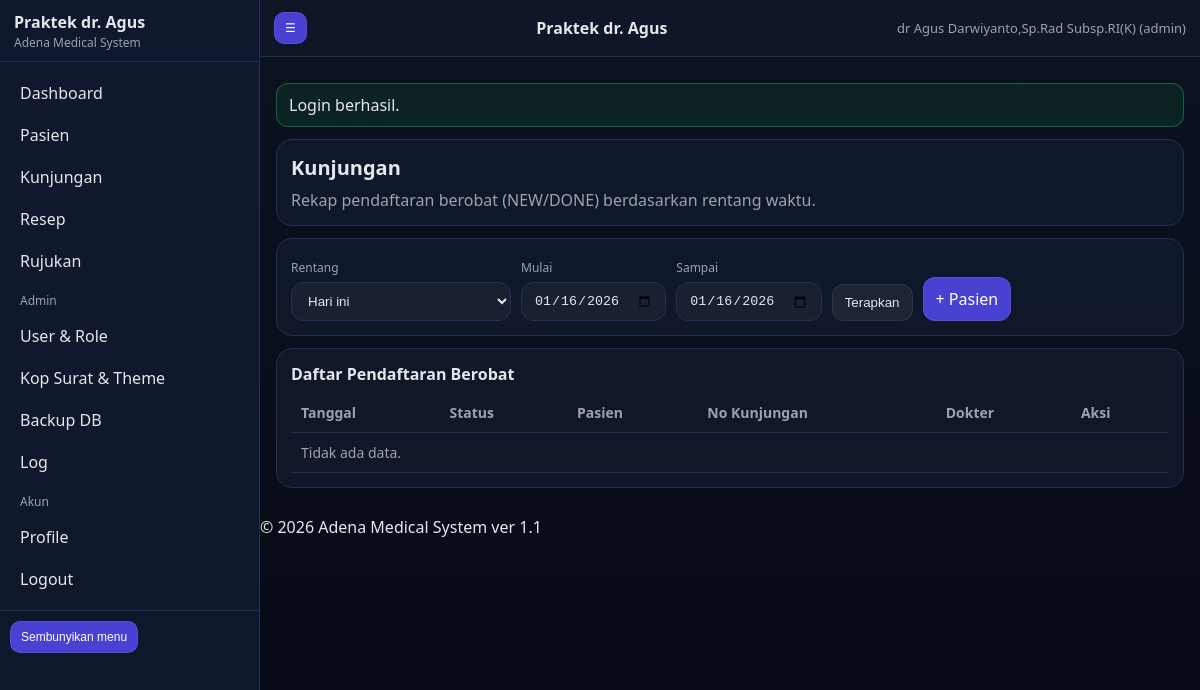
Before: /visits.php (signed in) with the older database file.
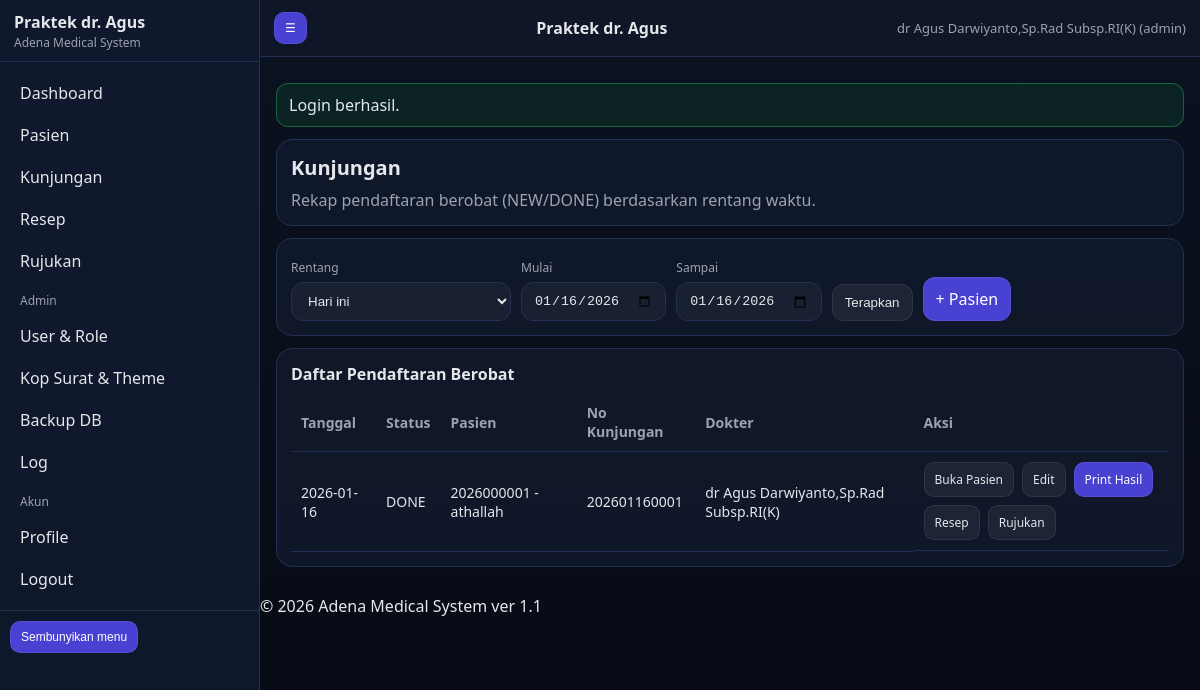
After: the same page with the newer database file.
### tables this page shows
CREATE TABLE `visit_queue` (
  `id` bigint(20) NOT NULL,
  `patient_id` bigint(20) NOT NULL,
  `queue_date` date NOT NULL,
  `status` varchar(10) NOT NULL DEFAULT 'new',
  `handled_visit_id` bigint(20) DEFAULT NULL,
  `created_by` bigint(20) DEFAULT NULL,
  `created_at` datetime NOT NULL,
  `updated_at` datetime DEFAULT NULL
);

CREATE TABLE `users` (
  `id` int(11) NOT NULL,
  `username` varchar(50) NOT NULL,
  `password_hash` varchar(255) NOT NULL,
  `role` enum('admin','dokter','perawat','sekretariat') NOT NULL DEFAULT 'dokter',
  `full_name` varchar(120) DEFAULT NULL,
  `sip` varchar(80) DEFAULT NULL,
  `phone` varchar(50) DEFAULT NULL,
  `email` varchar(120) DEFAULT NULL,
  `signature_path` varchar(255) DEFAULT NULL,
  `is_active` tinyint(1) NOT NULL DEFAULT 1,
  `created_at` datetime NOT NULL,
  `updated_at` datetime DEFAULT NULL
);

CREATE TABLE `patients` (
  `id` bigint(20) NOT NULL,
  `mrn` varchar(30) NOT NULL,
  `full_name` varchar(150) NOT NULL,
  `dob` date DEFAULT NULL,
  `gender` enum('L','P') NOT NULL,
  `address` varchar(255) DEFAULT NULL,
  `created_at` datetime NOT NULL
);

CREATE TABLE `visits` (
  `id` bigint(20) NOT NULL,
  `patient_id` bigint(20) NOT NULL,
  `visit_no` varchar(30) NOT NULL,
  `visit_date` datetime NOT NULL,
  `anamnesis` mediumtext DEFAULT NULL,
  `physical_exam` mediumtext DEFAULT NULL,
  `usg_report` mediumtext DEFAULT NULL,
  `therapy` mediumtext DEFAULT NULL,
  `doctor_id` int(11) DEFAULT NULL,
  `signature_path` varchar(255) DEFAULT NULL,
  `created_at` datetime NOT NULL,
  `updated_at` datetime DEFAULT NULL
);

### app/helpers.php (called while the page is built, shortened)
<?php
function e(string $s): string { return htmlspecialchars($s, ENT_QUOTES, 'UTF-8'); }
function config(): array {
  static $cfg = null;
  if ($cfg === null) {
    $file = __DIR__ . '/config.php';
    if (!file_exists($file)) {
      $cfg = require __DIR__ . '/config.sample.php';
    } else {
      $cfg = require $file;
    }
  }
  return $cfg;
}
function base_path(): string {
  $bp = config()['base_path'] ?? '';
  return rtrim($bp, '/');
}
function url(string $path = ''): string {
  $bp = base_path();
  $path = '/' . ltrim($path, '/');
  return $bp . $path;
}
function ensure_dirs(): void {
  $cfg = config();
}

### app/config.php (called while the page is built)
<?php
return array (
  'installed' => true,
  'base_path' => '/AMS',
  'db' =>
  array (
    'host' => '127.0.0.1',
    'port' => 3306,
    'name' => 'ams11',
    'user' => 'root',
    'pass' => '',
    'charset' => 'utf8mb4',
  ),
  'security' =>
  array (
    'session_name' => 'AMSSESSID',
    'csrf_key' => '922e70ba681779f204f2c06607a7a469',
  ),
  'uploads' =>
  array (
    'logo_dir' => 'C:\\xampp\\htdocs\\AMS\\install/../storage/uploads/logo',
    'signature_dir' => 'C:\\xampp\\htdocs\\AMS\\install/../storage/uploads/signature',
  ),
  'paths' =>
  array (
    'logs' => 'C:\\xampp\\htdocs\\AMS\\install/../storage/logs',
    'backups' => 'C:\\xampp\\htdocs\\AMS\\install/../storage/backups',
  ),
  'gdrive' =>
  array (
    'enabled' => false,
    'service_account_json' => 'C:\\xampp\\htdocs\\AMS\\install/../storage/credentials/gdrive_service_account.json',
    'folder_id' => '',
  ),
);

### app/auth.php (called while the page is built, shortened)
<?php
require_once __DIR__ . '/helpers.php';
require_once __DIR__ . '/db.php';
function session_boot(): void {
  $cfg = config();
}
function auth_user(): ?array {
  return $_SESSION['user'] ?? null;
}

### app/db.php (called while the page is built, shortened)
<?php
require_once __DIR__ . '/helpers.php';
function db(): PDO {
  static $pdo = null;
  if ($pdo) return $pdo;
  $cfg = config()['db'];
  $dsn = sprintf('mysql:host=%s;port=%d;dbname=%s;charset=%s',
    $cfg['host'], (int)$cfg['port'], $cfg['name'], $cfg['charset'] ?? 'utf8mb4'
  );
  $opt = [
    PDO::ATTR_ERRMODE => PDO::ERRMODE_EXCEPTION,
    PDO::ATTR_DEFAULT_FETCH_MODE => PDO::FETCH_ASSOC,
    PDO::ATTR_EMULATE_PREPARES => false,
  ];
  try {
    $pdo = new PDO($dsn, $cfg['user'], $cfg['pass'], $opt);
  } catch (Throwable $e) {
    log_app('error', 'DB connection failed', ['err' => $e->getMessage()]);
    throw $e;
  }
  return $pdo;
}

### app/controllers/common.php (called while the page is built, shortened)
<?php
require_once __DIR__ . '/../helpers.php';
require_once __DIR__ . '/../db.php';
function get_settings(): array {
  $rows = db()->query("SELECT `key`,`value` FROM settings")->fetchAll();
  $s = [];
  foreach ($rows as $r) $s[$r['key']] = $r['value'];
  return $s;
}

### visits.php (the view, shortened to what the changed rows need)
<?php
require_once __DIR__ . '/app/auth.php';
require_once __DIR__ . '/app/db.php';
require_once __DIR__ . '/app/controllers/common.php';
$u = auth_user();
$settings = get_settings();
$patientId = (int)($_GET['patient_id'] ?? 0);
$range = $_GET['range'] ?? 'today';
$start = $_GET['start'] ?? '';
$end   = $_GET['end'] ?? '';
function visit_range_dates(string $range, string $start, string $end): array {
  $today = date('Y-m-d');
  if ($range === 'today') return [$today, $today];
  return [$today, $today];
}
if ($patientId <= 0) {
  list($d1, $d2) = visit_range_dates($range, $start, $end);
  $st = db()->prepare("
    SELECT
      q.id AS queue_id,
      q.queue_date,
      q.status,
      q.patient_id,
      q.handled_visit_id,
      q.created_at AS queue_created_at,
      p.mrn,
      p.full_name,
      v.visit_no,
      v.visit_date,
      u.full_name AS doctor_name
    FROM visit_queue q
    JOIN patients p ON p.id = q.patient_id
    LEFT JOIN visits v ON v.id = q.handled_visit_id
    LEFT JOIN users u ON u.id = v.doctor_id
    WHERE q.queue_date BETWEEN ? AND ?
    ORDER BY q.queue_date DESC, q.id DESC
    LIMIT 200
  ");
  $st->execute([$d1, $d2]);
  $rows = $st->fetchAll();
  require __DIR__ . '/app/views/partials/header.php';
  ?>
  <div class="card">
    <table class="table">
      <thead>
        <tr>
          <th>Tanggal</th>
          <th>Status</th>
          <th>Pasien</th>
          <th>No Kunjungan</th>
          <th>Dokter</th>
          <th>Aksi</th>
        </tr>
      </thead>
      <tbody>
        <?php foreach ($rows as $r): ?>
          <?php $stt = strtoupper((string)($r['status'] ?? '')); ?>
          <tr>
            <td><?= e($r['queue_date']) ?></td>
            <td><?= e($stt) ?></td>
            <td><?= e(($r['mrn'] ?? '').' - '.($r['full_name'] ?? '')) ?></td>
            <td><?= e($r['visit_no'] ?? '-') ?></td>
            <td><?= e($r['doctor_name'] ?? '-') ?></td>
            <td style="display:flex;gap:8px;flex-wrap:wrap">
              <a class="btn small secondary" href="<?= e(url('/visits.php?patient_id='.(int)$r['patient_id'])) ?>">Buka Pasien</a>
              <?php if (!empty($r['handled_visit_id'])): ?>
                <a class="btn small secondary" href="<?= e(url('/visit_edit.php?id='.(int)$r['handled_visit_id'])) ?>">Edit</a>
                <a class="btn small" href="<?= e(url('/print_visit.php?id='.(int)$r['handled_visit_id'])) ?>" target="_blank">Print Hasil</a>
                <a class="btn small secondary" href="<?= e(url('/prescriptions.php?visit_id='.(int)$r['handled_visit_id'])) ?>">Resep</a>
                <a class="btn small secondary" href="<?= e(url('/referrals.php?visit_id='.(int)$r['handled_visit_id'])) ?>">Rujukan</a>
              <?php else: ?>
                <span class="muted">Belum ditangani</span>
              <?php endif; ?>
            </td>
          </tr>
        <?php endforeach; ?>
        <?php if (!$rows): ?><tr><td colspan="6" class="muted">Tidak ada data.</td></tr><?php endif; ?>
      </tbody>
    </table>
  </div>
  <?php require __DIR__ . '/app/views/partials/footer.php'; ?>
  <?php exit; ?>
<?php }  ?>
<?php
require __DIR__ . '/app/views/partials/header.php';
?>
<?php require __DIR__ . '/app/views/partials/footer.php'; ?>

### app/views/partials/header.php (shortened to what the changed rows need)
<?php
require_once __DIR__ . '/../../helpers.php';
$settings = $settings ?? [];
$brand_title = $settings['brand_title'] ?? 'Praktek dr. Agus';
$u = $u ?? null;
?>
<!doctype html>
<html lang="id">
<head>
  <link rel="stylesheet" href="<?= e(url('/public/assets/css/theme.css')) ?>">
</head>
<body>
<div class="layout">
  <main class="main">
    <header class="topbar no-print">
      <button class="btn small" type="button" onclick="toggleSidebar()">☰</button>
      <div class="topbar-title"><?= e($brand_title) ?></div>
      <div class="topbar-user"><?= $u ? e($u['full_name']).' ('.e($u['role']).')' : '' ?></div>
    </header>
    <div class="container">

Changed rows visible on the page:
added visit_queue: users.full_name "dr Agus Darwiyanto,Sp.Rad Subsp.RI(K)", queue_date "2026-01-16", status "DONE", patient.full_name "2026000001 - athallah", visits.visit_no "202601160001"
Other visible differences:
$u['full_name']: "dr Agus Darwiyanto,Sp.Rad Subsp.RI(K)" → (not shown)
text no longer shown: "Tidak ada data."
